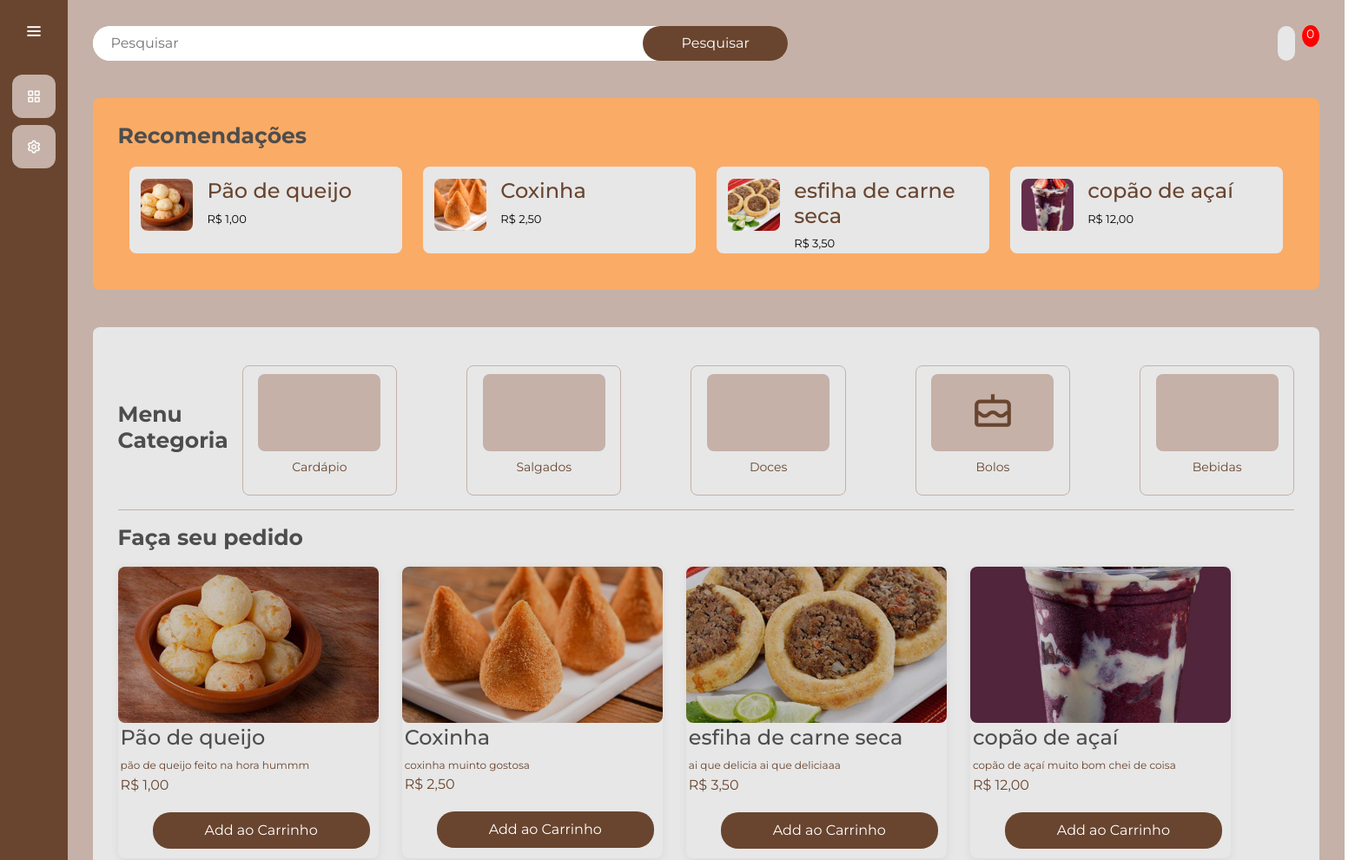
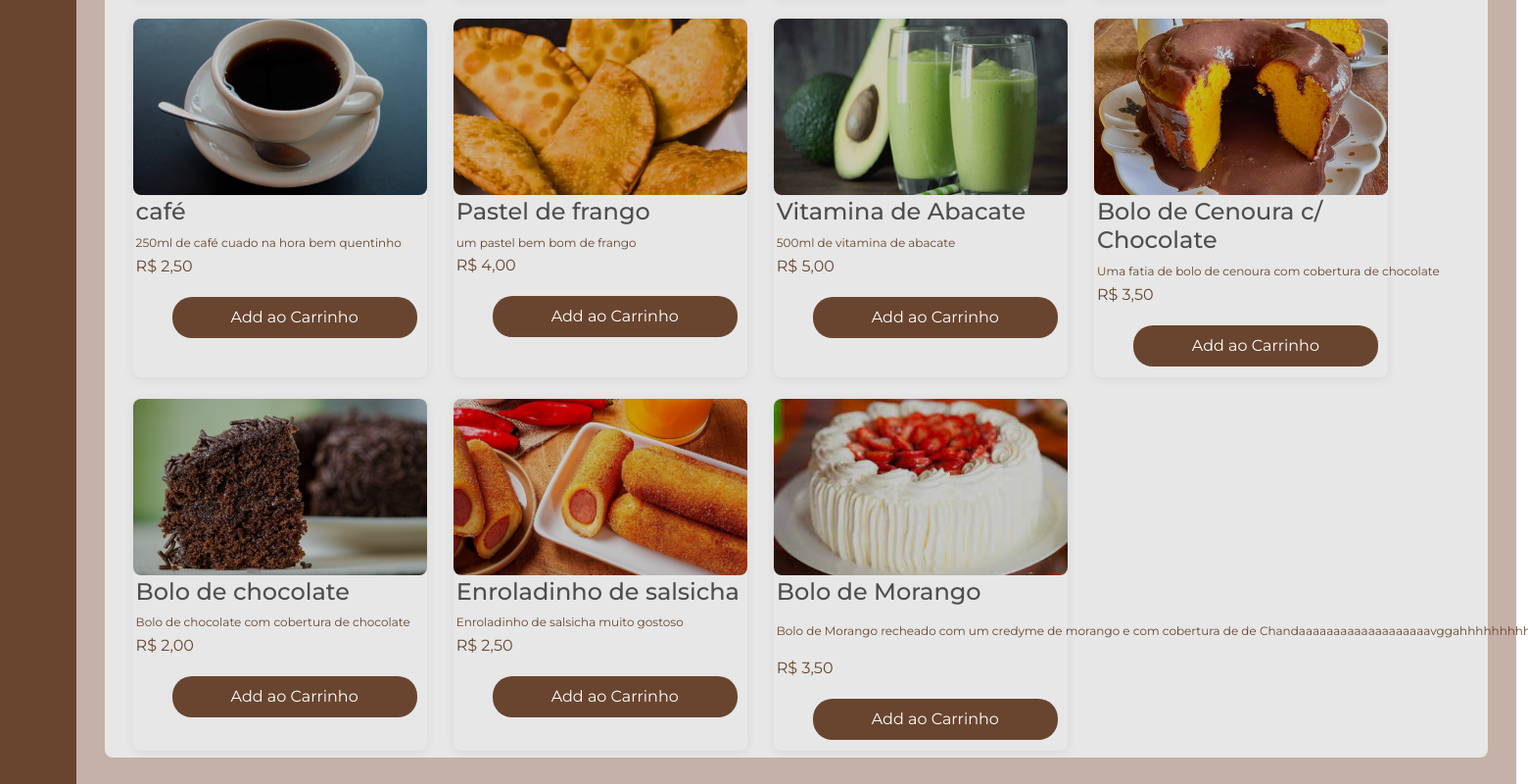
The app's page /usuarios/ (signed in) with its own data (2 pictures, top to bottom).
### gerenciamento/models.py (models this page shows, shortened)
class Produto(models.Model):
    CATEGORIA_CHOICES = [
        ('doce', 'Doce'),
        ('salgado', 'Salgado'),
        ('bebida', 'Bebida'),
        ('bolo', 'Bolo')
    ]
    id_produto = models.AutoField(primary_key=True)
    nome_produto = models.CharField(max_length=255)
    descricao = models.CharField(max_length=255)
    preco = models.FloatField()
    ingredientes = models.ManyToManyField(Ingrediente, through='ProdutoIngrediente')
    categoria = models.CharField(max_length=15, choices=CATEGORIA_CHOICES, default='salgado')
    imagem = models.ImageField(upload_to='media/', null=True, blank=True)
    @property
    def imageURL(self):
        try:
            url = self.imagem.url
        except:
            url = ''
        return url

### usuarios/views.py (the view)
# urls.py: path('', views.principal, name='usuarios'),
@csrf_exempt
def principal(request):
    produtos_list = Produto.objects.all()
    if request.user.is_authenticated:
        pedido, criado = Pedido.objects.get_or_create(cliente=request.user, data=datetime.datetime.now() , completo=False)
        itens = pedido.pedidoproduto_set.all()
        carrinho_itens = pedido.get_carrinho_itens
    else:
        itens = []
        carrinho_itens = {'get_carrinho_total': 0, 'get_carrinho_itens': 0}
    contexto = {'pedido':pedido ,'produtos': produtos_list, 'itens': itens, 'carrinho_itens': carrinho_itens}
    return render(request, 'principal.html', contexto)

### gerenciamento/models.py (called while the page is built)
    @property
    def get_carrinho_itens(self):
        pedido_produtos = self.pedidoproduto_set.all()
        total = sum([item.quantidade_comprada for item in pedido_produtos])
        return total

### usuarios/models.py (called while the page is built)
    def __str__(self) -> str:
        return self.username

### usuarios/templates/principal.html (shortened to what this page needs)
{% extends "cliente.html" %}
{% load static %}
{% block 'head' %}
    <link rel="stylesheet" href="{% static 'usuarios/css/telaprincipal.css' %}">
    <link rel="stylesheet" href="{% static 'gerenciamento/css/gerenciamento.css' %}">
    <link href='https://unpkg.com/boxicons@2.1.4/css/boxicons.min.css' rel='stylesheet'>
{% endblock %}
{% block 'dashboard' %}
<body>
    <div class="main">
        <div class="main-navbar">
            <div class="search">
                <form id="pesquisa-produto" method="GET" action="{% url 'pesquisar_produto' %}">
                    <input type="text" placeholder="Pesquisar" name="Pesquisar" value="{{termo_pesquisa}}">
                    <button class="search-btn">Pesquisar</button>
                </form>
            </div>
            <div class="profile">
                <a class="cart" href="{% url 'carrinho' %}"></a>
                <p id="cart-total">{{carrinho_itens|floatformat:0}}</p>
            </div>
        </div>
        <div class="main-highlight">
            <div class="main-header">
                <h2 class="main-title">Recomendações</h2>
            </div>
            <div class="highlight-wrapper">
                {% for produto in produtos|slice:":4" %}
                    <div class="highlight-card">
                        <img class="highlight-img" src="{{ produto.imagem.url }}" alt="{{ produto.nome_produto }}">
                        <div class="highlight-desc">
                            <h4>{{ produto.nome_produto }}</h4>
                            <p>R$ {{ produto.preco|floatformat:2 }}</p>
                        </div>
                    </div>
                {% endfor %}
            </div>
        </div>
        <div class="main-menus">
            <div class="main-filter">
                <div>
                    <h2 class="main-title">Menu<br>Categoria</h2>
                </div>
                <div class="filter-wrapper">
                    <div class="filter-card category-filter" data-category="cardapio">
                        <div class="filter-icon">
                        </div>
                        <p>Cardápio</p>
                    </div>
                    <div class="filter-card category-filter" data-category="salgado">
                        <div class="filter-icon">
                        </div>
                        <p>Salgados</p>
                    </div>
                    <div class="filter-card category-filter" data-category="doce">
                        <div class="filter-icon">
                        </div>
                        <p>Doces</p>
                    </div>
                    <div class="filter-card category-filter" data-category="bolo">
                        <div class="filter-icon">
                            <i class='bx bx-cake'></i>
                        </div>
                        <p>Bolos</p>
                    </div>
                    <div class="filter-card category-filter" data-category="bebida">
                        <div class="filter-icon">
                        </div>
                        <p>Bebidas</p>
                    </div>
                </div>
            </div>
            <hr class="divider">
            <div class="main-detail">
                <h2 class="main-title">Faça seu pedido</h2>
                <div class="detail-wrapper">
                    {% for produto in produtos %}
                    <div class="detail-card produto-card {{ produto.categoria }}" >
                        <span class="detail-icon" onclick="expandirProduto('{{produto.imageURL}}', '{{produto.nome_produto}}', '{{produto.descricao}}', '{{produto.preco}}')">
                            <img class="detail-img" src="{{ produto.imagem.url }}" alt="{{ produto.nome_produto }}">
                        </span>
                        <div class="detail-desc">
                            <div class="detail-name">
                                <h4>{{produto.nome_produto}}</h4>
                                <p class="detail-sub">{{produto.descricao}}</p>
                                <p class="price">R$ {{produto.preco|floatformat:2}}</p>
                            </div>
                        </div>
                        <div class="row">
                            <button type="button" data-produto="{{produto.id_produto}}" data-action="add" class="btn botao-add-carrinho add-btn update-cart">Add ao Carrinho</button>
                        </div>
                    </div>
                    {% endfor %}
                </div>
            </div>
        </div>
    </div>
</body>
{% endblock %}

### templates/static/general/css/base.css (style rules this page uses)
* { margin: 0; padding: 0; box-sizing: border-box; font-family: "Montserrat" , sans-serif; }
body { background-color: hsl(0, 0%, 98%); }
h1,h2,h3,h4,h5,h6 { color:hsl(0, 0%, 30%); }
#cart-total { display: block; text-align: center; color:#fff; background-color: red; width: 20px; height: 25px; border-radius: 50%; font-size: 14px; }
.btn { border-radius: 0; }

### templates/static/general/css/general.css (style rules this page uses)
:root { --main-color: #c5b1a7; --dark-color: #69452F; --light-color: #E7E7E7; --contrast-color: #faab66; --differential-color: #4b280b; --red-color: #9E7047; }

### templates/static/gerenciamento/css/gerenciamento.css (style rules this page uses)
:root { --main-color: #c5b1a7; --dark-color: #69452F; --light-color: #E7E7E7; --contrast-color: #faab66; --differential-color: #4b280b; --red-color: #9E7047; }
.main-title { font-size: 25px; font-weight: 700; align-self: center; }
.row { display: flex; font-weight: 600; padding: 0px 20px 0px 20px; }
.botao-add-carrinho { background-color: var(--dark-color); color: white; border: none; border-radius: 20px; width: 250px; cursor: pointer; padding: 9px; align-self: center; margin-bottom: 5px; }

### records on screen
Produto: imagem (picture), nome_produto "Pão de queijo", preco "1,00", descricao "pão de queijo feito na hora hummm"
Produto: imagem (picture), nome_produto "Coxinha", preco "2,50", descricao "coxinha muinto gostosa"
Produto: imagem (picture), nome_produto "esfiha de carne seca", preco "3,50", descricao "ai que delicia ai que deliciaaa"
Produto: imagem (picture), nome_produto "copão de açaí", preco "12,00", descricao "copão de açaí muito bom chei de coisa"
Produto: imagem (picture), nome_produto "café", descricao "250ml de café cuado na hora bem quentinho", preco "2,50"
Produto: imagem (picture), nome_produto "Pastel de frango", descricao "um pastel bem bom de frango", preco "4,00"
Produto: imagem (picture), nome_produto "Vitamina de Abacate", descricao "500ml de vitamina de abacate", preco "5,00"
Produto: imagem (picture), nome_produto "Bolo de Cenoura c/ Chocolate", descricao "Uma fatia de bolo de cenoura com cobertura de chocolate", preco "3,50"
Produto: imagem (picture), nome_produto "Bolo de chocolate", descricao "Bolo de chocolate com cobertura de chocolate", preco "2,00"
Produto: imagem (picture), nome_produto "Enroladinho de salsicha", descricao "Enroladinho de salsicha muito gostoso", preco "2,50"
Produto: imagem (picture), nome_produto "Bolo de Morango", descricao "Bolo de Morango recheado com um credyme de morango e com cobertura de de…", preco "3,50"

### other values on screen
{{ carrinho_itens|floatformat:0 }} "0"
